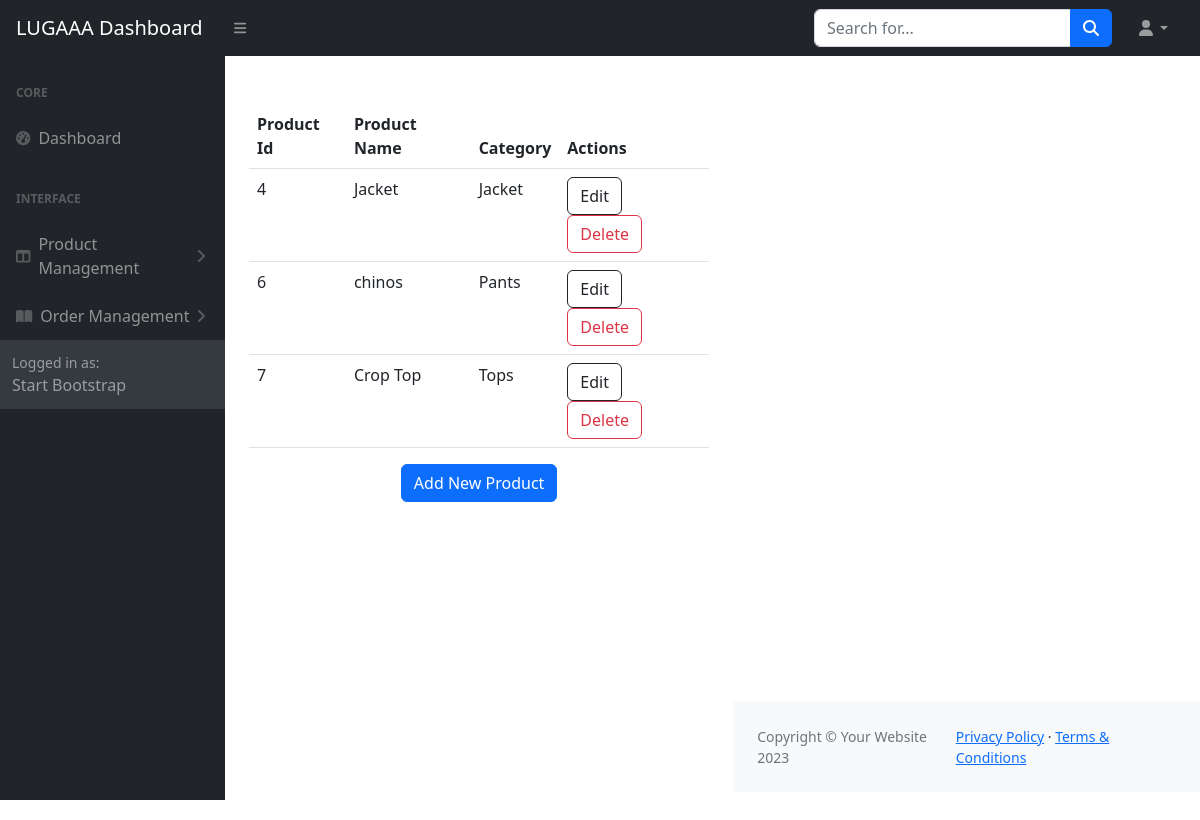
/admin_dashboard/products/, run on the app's committed database.
### store/models.py (models this page shows, shortened)
class Product(models.Model):
    name =  models.CharField(max_length=100)
    price =  models.DecimalField(default=0, decimal_places=2, max_digits = 8)
    category =  models.ForeignKey(Category, on_delete=models.CASCADE, null=True, blank=True)
    description =  models.CharField(max_length=250, default='', blank = True, null=True)
    image = models.ImageField(upload_to='uploads/product/')
    is_sale = models.BooleanField(default= False)
    sale_price = models.DecimalField(default=0, decimal_places=2, max_digits = 8, null=True)
    in_stock =  models.PositiveIntegerField(default=1)

class Category(models.Model):
    name = models.CharField(max_length=50, unique=True)
    parent = models.ForeignKey('self', on_delete=models.CASCADE, blank=True, null=True, related_name='children' )
    category_image = models.ImageField(upload_to='uploads/category/')
    def __str__(self):
        return self.name
    class Meta:
        verbose_name_plural = 'Categories'

### admin_dashboard/views.py (the view)
# urls.py: path('products/', views.product_list, name='product_list'),
def product_list(request):
    products = Product.objects.all()
    return render(request, 'product_list.html', {'products': products})

### cart/context_processor.py (called while the page is built)
def cart(request):
    return {'cart': Cart(request)}

### admin_dashboard/templates/product_list.html (shortened to what this page needs)
{% extends 'dashbase.html' %}
{% load static %}
{% block content %}
{% include 'layout.html'%}
  <div id="layoutSidenav_content">
    <main>
        <div class="container-fluid px-4">
  <div class="row">
    <div class="col">
      <table class="table">
        <thead>
          <tr>
            <th scope="col">Product Id</th>
            <th scope="col">Product Name</th>
            <th scope="col">Category</th>
            <th scope="col">Actions</th>
          </tr>
        </thead>
        <tbody>
          {% for product in products %}
          <tr>
            <td>{{ product.pk }}</td>
            <td>{{ product.name }}</td>
            <td>{{ product.category }}</td>
            <td>
              <a class="btn btn-outline-dark me-2" href="{% url 'product_update' product.pk %}">Edit</a>
              <a class="btn btn-outline-danger" href="{% url 'product_delete' product.pk %}">Delete</a>
            </td>
          </tr>
          {% endfor %}
        </tbody>
      </table>
    </div>
  </div>
</div>
<div class="container">
  <div class="row justify-content-center">
    <div class="col-auto">
      <a href="{% url 'product_create' %}" class="btn btn-primary">Add New Product</a>
    </div>
  </div>
</div>
</main>
</div>
{% endblock %}

### data on the page
Product: pk "4", name "Jacket", category "Jacket"
Product: pk "6", name "chinos", category "Pants"
Product: pk "7", name "Crop Top", category "Tops"
